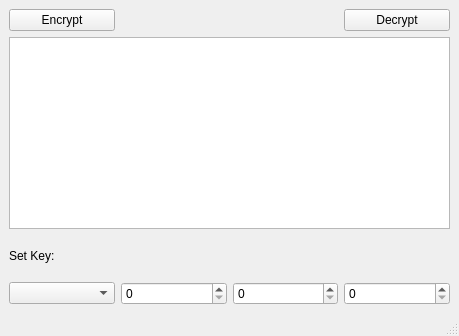
<?xml version="1.0" encoding="UTF-8"?>
<ui version="4.0">
 <class>CipherWindow</class>
 <widget class="QMainWindow" name="CipherWindow">
  <property name="geometry">
   <rect>
    <x>0</x>
    <y>0</y>
    <width>459</width>
    <height>336</height>
   </rect>
  </property>
  <property name="windowTitle">
   <string>CipherWindow</string>
  </property>
  <widget class="QWidget" name="centralwidget">
   <layout class="QGridLayout" name="gridLayout">
    <item row="0" column="3">
     <widget class="QPushButton" name="pbDecrypt">
      <property name="text">
       <string>Decrypt</string>
      </property>
     </widget>
    </item>
    <item row="4" column="3">
     <widget class="QSpinBox" name="sbMesh"/>
    </item>
    <item row="0" column="0">
     <widget class="QPushButton" name="pbEncrypt">
      <property name="text">
       <string>Encrypt</string>
      </property>
     </widget>
    </item>
    <item row="4" column="2">
     <widget class="QSpinBox" name="sbPhaseShift"/>
    </item>
    <item row="4" column="0">
     <widget class="QComboBox" name="cbBaseSym"/>
    </item>
    <item row="1" column="0" rowspan="2" colspan="4">
     <widget class="QTextEdit" name="teMessage"/>
    </item>
    <item row="4" column="1">
     <widget class="QSpinBox" name="sbShift"/>
    </item>
    <item row="3" column="0">
     <widget class="QLabel" name="label">
      <property name="text">
       <string>Set Key:</string>
      </property>
     </widget>
    </item>
   </layout>
  </widget>
  <widget class="QMenuBar" name="menubar">
   <property name="geometry">
    <rect>
     <x>0</x>
     <y>0</y>
     <width>459</width>
     <height>22</height>
    </rect>
   </property>
  </widget>
  <widget class="QStatusBar" name="statusbar"/>
 </widget>
 <resources/>
 <connections/>
</ui>
